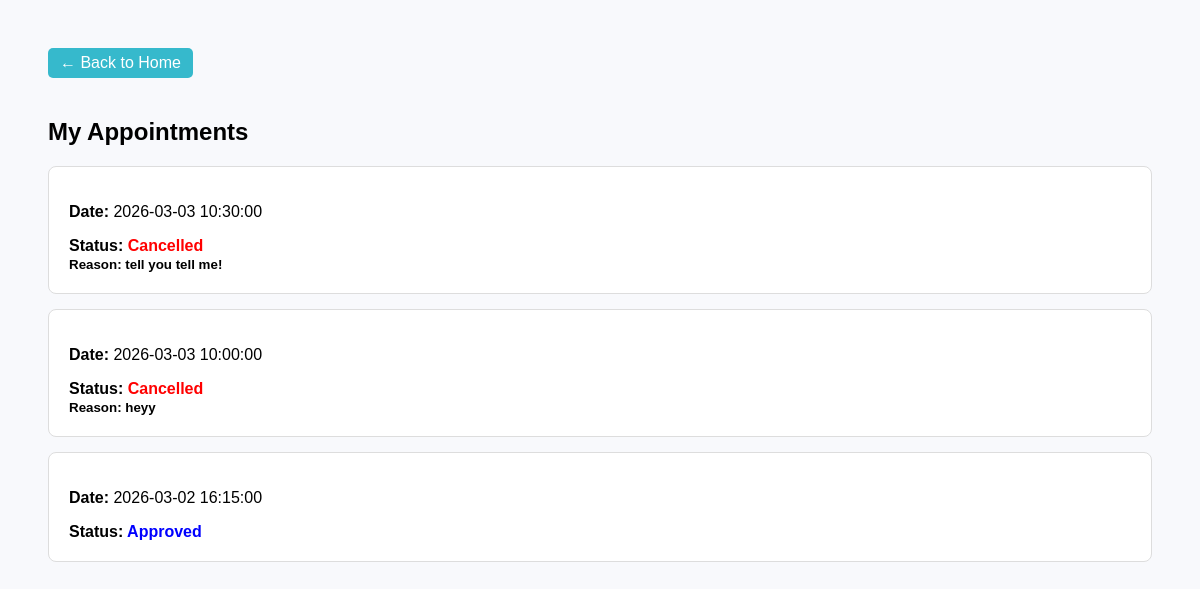
/appointment_status.php (signed in), run on the app's committed database.
### tables this page shows
CREATE TABLE `appointments` (
  `appointment_id` int(5) NOT NULL,
  `date_created` timestamp NOT NULL DEFAULT current_timestamp(),
  `client_id` int(5) NOT NULL,
  `employee_id` int(2) NOT NULL,
  `start_time` datetime NOT NULL,
  `end_time_expected` datetime NOT NULL,
  `canceled` tinyint(1) NOT NULL DEFAULT 0,
  `cancellation_reason` text DEFAULT NULL,
  `completed` tinyint(1) NOT NULL DEFAULT 0,
  `status` varchar(20) DEFAULT 'pending'
);

### appointment_status.php (the view, shortened to what this page needs)
<?php
include "connect.php";
$user_id = $_SESSION['user_id'];
$stmtUser = $con->prepare("SELECT email FROM users WHERE id = ?");
$stmtUser->execute([$user_id]);
$user = $stmtUser->fetch();
$email = $user['email'];
$stmtClient = $con->prepare("SELECT client_id FROM clients WHERE client_email = ?");
$stmtClient->execute([$email]);
$client = $stmtClient->fetch();
$client_id = $client['client_id'];
$stmt = $con->prepare("
    SELECT * FROM appointments
    WHERE client_id = ?
    ORDER BY start_time DESC
");
$stmt->execute([$client_id]);
$appointments = $stmt->fetchAll();
?>
<!DOCTYPE html>
<html>
<head>
</head>
<body>
<a href="index.php" class="back-btn">← Back to Home</a>
<h2>My Appointments</h2>
<?php if(count($appointments) > 0): ?>
    <?php foreach($appointments as $appt): ?>
        <div class="card">
            <p><strong>Date:</strong> <?php echo $appt['start_time']; ?></p>
            <div class="status">
                Status:
<?php if($appt['canceled'] == 1): ?>
    <span style="color:red;">Cancelled</span>
    <?php if(!empty($appt['cancellation_reason'])): ?>
        <br>
        <small>
            Reason:
            <?php echo htmlspecialchars($appt['cancellation_reason']); ?>
        </small>
    <?php endif; ?>
<?php elseif($appt['completed'] == 1): ?>
    <span style="color:blue;">Approved</span>
<?php else: ?>
    <span style="color:green;">Active</span>
<?php endif; ?>
            </div>
        </div>
    <?php endforeach; ?>
<?php else: ?>
    <p>No appointments found.</p>
<?php endif; ?>
</body>
</html>

### appointment_status.php (style rules this page uses)
body { font-family:Arial; padding:40px; background:#f8f9fc; }
.back-btn { display:inline-block; margin-bottom:20px; padding:6px 12px; background:#36b9cc; color:white; text-decoration:none; border-radius:5px; }
.card { background:white; border:1px solid #ddd; padding:20px; margin-bottom:15px; border-radius:8px; }
.status { font-weight:bold; margin-top:10px; }

### data on the page
appointments: start_time "2026-03-03 10:30:00", cancellation_reason "tell you tell me!"
appointments: start_time "2026-03-03 10:00:00", cancellation_reason "heyy"
appointments: start_time "2026-03-02 16:15:00", canceled "Approved"
